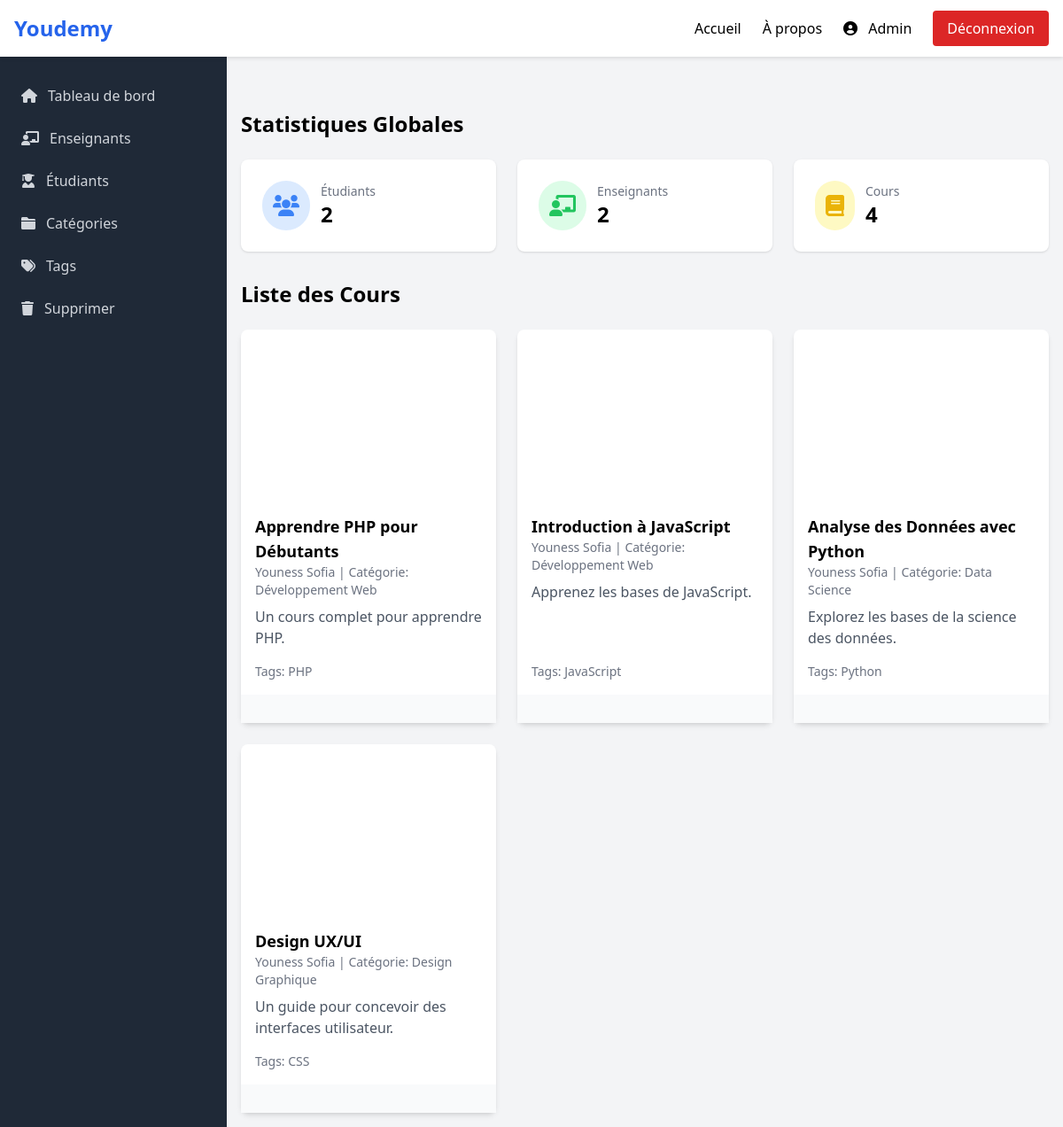
The page /Views/users/admin/dashboard.php (signed in) on the database its author committed.
### tables this page shows
CREATE TABLE Cours (
    id INT AUTO_INCREMENT PRIMARY KEY,
    titre VARCHAR(250) NOT NULL,
    description TEXT,
    contenu VARCHAR(250),
    categorie_id INT NOT NULL,
    user_id INT,
    FOREIGN KEY (categorie_id) REFERENCES Categorie(id) ON DELETE CASCADE ON UPDATE CASCADE,
    FOREIGN KEY (user_id) REFERENCES Users(id) ON DELETE SET NULL ON UPDATE CASCADE
);

CREATE TABLE Categorie (
    id INT AUTO_INCREMENT PRIMARY KEY,
    nom VARCHAR(250) NOT NULL
);

### Views/users/admin/dashboard.php (the view, shortened to what this page needs)
<?php
$db = new Database();
$conn = $db->connect();
$totalEtudiants = $conn->query("SELECT COUNT(*) FROM users WHERE role = 'Etudiant'")->fetchColumn();
$totalEnseignants = $conn->query("SELECT COUNT(*) FROM users WHERE role = 'Enseignant'")->fetchColumn();
$totalCours = $conn->query("SELECT COUNT(*) FROM cours")->fetchColumn();
$cours = $conn->query("
    SELECT cours.id, cours.titre, cours.contenu, cours.description,
           categorie.nom AS categorie,
           GROUP_CONCAT(tag.nom SEPARATOR ', ') AS tags,
           CONCAT(users.nom, ' ', users.prenom) AS enseignant
    FROM cours
    JOIN categorie ON cours.categorie_id = categorie.id
    LEFT JOIN coursTag ON cours.id = coursTag.cours_id
    LEFT JOIN tag ON coursTag.tag_id = tag.id
    JOIN users ON cours.user_id = users.id
    GROUP BY cours.id
")->fetchAll(PDO::FETCH_ASSOC);
?>
<!DOCTYPE html>
<html lang="fr">
<head>
    <script src="https://cdn.tailwindcss.com"></script>
    <link rel="stylesheet" href="https://cdnjs.cloudflare.com/ajax/libs/font-awesome/6.0.0/css/all.min.css">
</head>
<body class="bg-gray-100">
    <header class="navbar">
        <div class="max-w-full mx-auto px-4 py-3 flex justify-between items-center">
            <a href="../../Views/index.php" class="text-2xl font-bold text-blue-600">Youdemy</a>
            <nav class="hidden md:flex items-center gap-6">
                <a href="../../index.php" class="hover:text-blue-600">Accueil</a>
                <a href="../../index.php" class="hover:text-blue-600">À propos</a>
                <a href="#admin" class="hover:text-blue-600">
                    <i class="fas fa-user-circle"></i>
                    <span class="ml-2">Admin</span>
                </a>
                <a href="../../auth/logout.php" class="bg-red-600 hover:bg-red-700 text-white px-4 py-2 rounded">
                    Déconnexion
                </a>
            </nav>
        </div>
    </header>
    <aside class="sidebar">
        <nav class="mt-5 px-2">
            <a href="dashboard.php" class="group flex items-center px-4 py-3 text-gray-300 hover:bg-gray-700 rounded-md">
                <i class="fas fa-home mr-3"></i> Tableau de bord
            </a>
            <a href="Enseignant.php" class="group flex items-center px-4 py-3 text-gray-300 hover:bg-gray-700 rounded-md">
                <i class="fas fa-chalkboard-teacher mr-3"></i> Enseignants
            </a>
            <a href="Etudiant.php" class="group flex items-center px-4 py-3 text-gray-300 hover:bg-gray-700 rounded-md">
                <i class="fas fa-user-graduate mr-3"></i> Étudiants
            </a>
            <a href="categories.php" class="group flex items-center px-4 py-3 text-gray-300 hover:bg-gray-700 rounded-md">
                <i class="fas fa-folder mr-3"></i> Catégories
            </a>
            <a href="tags.php" class="group flex items-center px-4 py-3 text-gray-300 hover:bg-gray-700 rounded-md">
                <i class="fas fa-tags mr-3"></i> Tags
            </a>
            <a href="supprimer.php" class="group flex items-center px-4 py-3 text-gray-300 hover:bg-gray-700 rounded-md">
                <i class="fas fa-trash mr-3"></i> Supprimer
            </a>
        </nav>
    </aside>
    <div class="main-content">
        <h2 class="text-2xl font-bold mb-6 mt-11">Statistiques Globales</h2>
        <div class="grid grid-cols-1 md:grid-cols-3 gap-6 mb-8">
            <div class="bg-white rounded-lg shadow p-6">
                <div class="flex items-center">
                    <div class="p-3 rounded-full bg-blue-100 text-blue-500">
                        <i class="fas fa-users text-2xl"></i>
                    </div>
                    <div class="ml-3">
                        <h4 class="text-gray-500 text-sm">Étudiants</h4>
                        <h3 class="text-2xl font-bold"><?php echo $totalEtudiants; ?></h3>
                    </div>
                </div>
            </div>
            <div class="bg-white rounded-lg shadow p-6">
                <div class="flex items-center">
                    <div class="p-3 rounded-full bg-green-100 text-green-500">
                        <i class="fas fa-chalkboard-teacher text-2xl"></i>
                    </div>
                    <div class="ml-3">
                        <h4 class="text-gray-500 text-sm">Enseignants</h4>
                        <h3 class="text-2xl font-bold"><?php echo $totalEnseignants; ?></h3>
                    </div>
                </div>
            </div>
            <div class="bg-white rounded-lg shadow p-6">
                <div class="flex items-center">
                    <div class="p-3 rounded-full bg-yellow-100 text-yellow-500">
                        <i class="fas fa-book text-2xl"></i>
                    </div>
                    <div class="ml-3">
                        <h4 class="text-gray-500 text-sm">Cours</h4>
                        <h3 class="text-2xl font-bold"><?php echo $totalCours; ?></h3>
                    </div>
                </div>
            </div>
        </div>
        <h2 class="text-2xl font-semibold mb-6">Liste des Cours</h2>
        <div class="grid grid-cols-1 md:grid-cols-2 lg:grid-cols-3 gap-6">
            <?php if (!empty($cours)): ?>
                <?php foreach ($cours as $cour): ?>
                    <div class="bg-white rounded-lg shadow-md flex flex-col">
                        <div class="relative w-full h-48">
                            <?php if (!empty($cour['contenu'])): ?>
                                <iframe src="<?php echo htmlspecialchars($cour['contenu']); ?>" frameborder="0" allowfullscreen class="w-full h-full"></iframe>
                            <?php else: ?>
                                <div class="w-full h-full flex items-center justify-center bg-gray-300 text-gray-500">Pas de vidéo</div>
                            <?php endif; ?>
                        </div>
                        <div class="p-4 flex-1">
                            <h3 class="text-lg font-semibold"><?php echo htmlspecialchars($cour['titre']); ?></h3>
                            <p class="text-sm text-gray-500"><?php echo htmlspecialchars($cour['enseignant']); ?> | Catégorie: <?php echo htmlspecialchars($cour['categorie']); ?></p>
                            <p class="text-gray-600 mt-2 line-clamp-3"><?php echo htmlspecialchars($cour['description']); ?></p>
                        </div>
                        <div class="px-4 pb-4">
                            <p class="text-sm text-gray-500">Tags: <?php echo htmlspecialchars($cour['tags']); ?></p>
                        </div>
                        <div class="px-4 py-4 bg-gray-50">
                        </div>
                    </div>
                <?php endforeach; ?>
            <?php else: ?>
                <p class="text-gray-500 text-center col-span-3">Aucun cours disponible.</p>
            <?php endif; ?>
        </div>
    </div>
</body>
</html>

### Views/users/admin/dashboard.php (style rules this page uses)
.navbar { position: fixed; top: 0; left: 0; right: 0; z-index: 1000; height: 64px; background-color: white; box-shadow: 0 2px 4px rgba(0, 0, 0, 0.1); }
.sidebar { position: fixed; top: 64px; left: 0; bottom: 0; width: 256px; z-index: 999; background-color: #1f2937; color: white; }
.main-content { margin-top: 64px; margin-left: 256px; padding: 1rem; }

### rows shown on the page
cours: titre "Apprendre PHP pour Débutants", enseignant "Youness Sofia", categorie.nom "Développement Web", description "Un cours complet pour apprendre PHP.", tags "PHP"
cours: titre "Introduction à JavaScript", enseignant "Youness Sofia", categorie.nom "Développement Web", description "Apprenez les bases de JavaScript.", tags "JavaScript"
cours: titre "Analyse des Données avec Python", enseignant "Youness Sofia", categorie.nom "Data Science", description "Explorez les bases de la science des données.", tags "Python"
cours: titre "Design UX/UI", enseignant "Youness Sofia", categorie.nom "Design Graphique", description "Un guide pour concevoir des interfaces utilisateur.", tags "CSS"

### other values the page prints
$totalEtudiants "2"
$totalEnseignants "2"
$totalCours "4"
